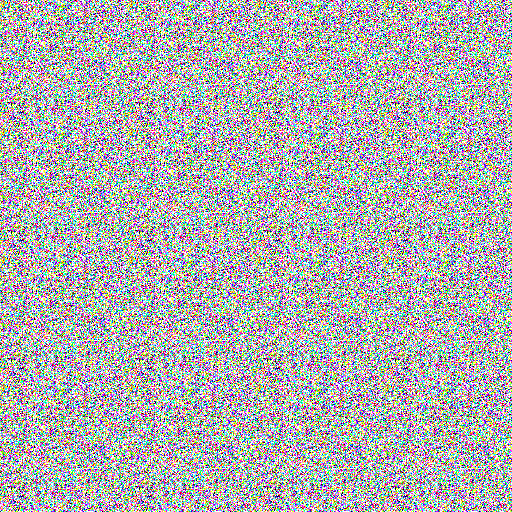
#> input picture noise-tiled.png, 512 x 512 px
$ python version_9.py
#> lines starting #> are read from the running program, lines starting #| are printed output that depends on the picture
from PIL import Image, ImageFilter, ImageOps
import numpy as np
import random
from good_colors import good_colors
from multiprocessing import Process
import datetime

image = 'noise-tiled.png'
num_populations = 20
num_generations = 10
blur = False
size = 512

def count_colors(im):
    '''
    ' Return number of unique colors into the image
    '''
    colors_in_im = dict()
    for row in im:
        for pixel in row:
            if tuple(pixel) in colors_in_im:
                colors_in_im[tuple(pixel)] += 1
            else:
                colors_in_im[tuple(pixel)] = 1
    return colors_in_im

def fitness(arr):
    res = [0 for i in range(len(arr))]

    def _fitness(el, i):
        good = 0
        for i in range(size):
            for j in range(size):
                if tuple(el[i][j]) in good_colors:
                    good += 1
        res.append(good)

    print('[+] Start calculating fitness for childrens')
    for i in range(len(arr)):
        p = Process(target=_fitness, args=(arr[i], i, ))
        p.start()
        p.join()

    best = res.index(max(res))
    res[best] = -1
    second_best = res.index(max(res))
    print('[+] Stop calculating fitness for childrens')
    return arr[best], arr[second_best]


def generate_childrens(mother, father=None):
    if isinstance(father, type(None)):
        father = mother
    res = []
    for i in range(num_populations):
        temp = np.absolute((mother + np.array(Image.fromarray(father.astype('uint8'))) + random.randint(-10, 10)) // 2 % 256)
        res.append(temp)
    return res

if __name__ == '__main__':
    start = datetime.datetime.now()
    im = Image.open(image)
#> im is the input picture: PIL image 512x512 RGB; mean R, G, B 174.2, 174.4, 175.1
    im = im.convert('RGB')
    print(f'[+] Open image {image}.')
    im = im.filter(ImageFilter.BoxBlur(2))
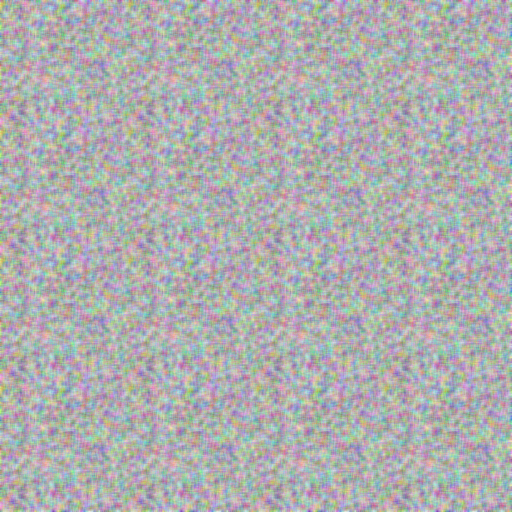
#> im: PIL image 512x512 RGB; mean R, G, B 174.1, 174.4, 175.1
    im = ImageOps.invert(im)
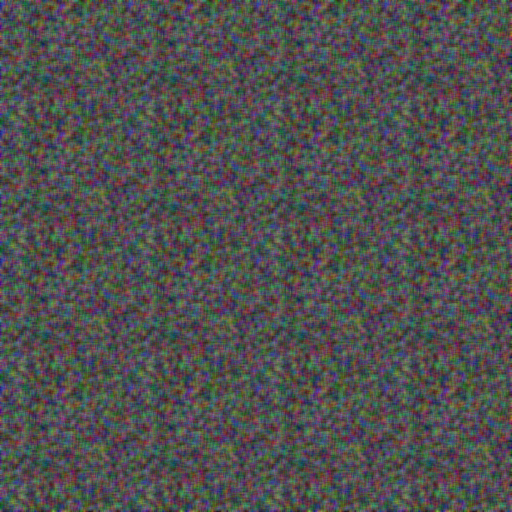
#> im: PIL image 512x512 RGB; mean R, G, B 80.9, 80.6, 79.9

    im2arr = np.array(im)
    print('[+] Create numpy array of image')
    mother, father = im2arr, None

    counter = 0
    for i in range(num_generations):
        childs = generate_childrens(mother, father)
#> (the run stopped early here; a loop or call above may not have finished)
